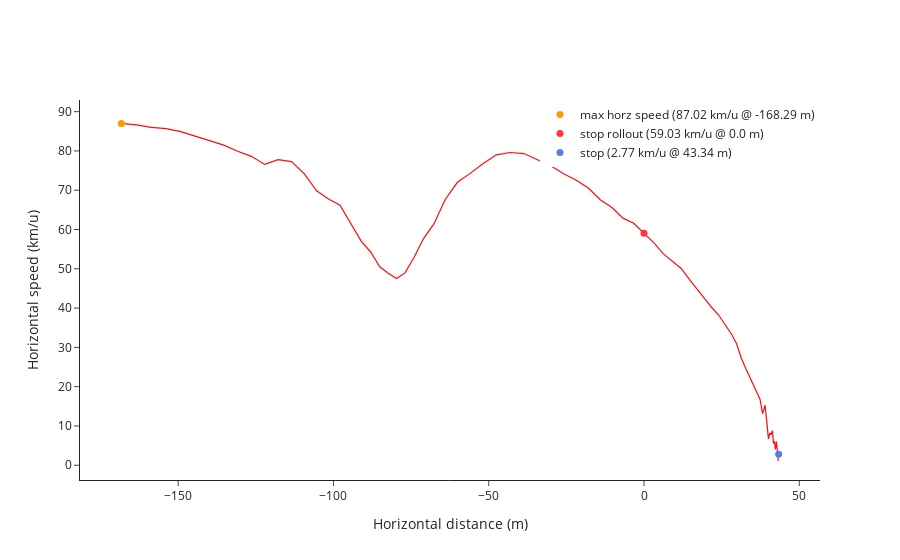

The cell this chart's notebook holds for it:
### Markdown cell above
### Horizontal Speed

This plot illustrates your horizontal speed throughout the maneuver, helping you identify areas where you can improve your speed and agility.

### Code cell
landing_viz.plt_speed()

### Figure 1 — Plotly figure (JSON) as saved in the notebook; plotly's stock layout.template omitted (floating-point values rounded to 4 significant figures)
{"data": [{"hovertemplate": "Horz speed: %{y:.2f} km/u <extra></extra>", "line": {"color": "#FF0B0B", "width": 1.2}, "showlegend": false, "type": "scatter", "x": [-168.3, -163.5, -158.7, -153.9, -149.2, -144.5, -139.9, -135.3, -130.9, -126.5, -122.1, -117.8, -113.5, -109.4, -105.4, -101.6, -97.89, -94.36, -91.09, -88.03, -85.11, -82.36, -79.67, -76.96, -74.1, -71.0, -67.66, -64.05, -60.15, -56.08, -51.88, -47.54, -43.13, -38.7, -34.33, -30.06, -25.88, -21.8, -17.83, -14.01, -10.32, -6.778, -3.33, 0, 3.196, 6.252, 9.16, 11.97, 14.66, 17.19, 19.58, 21.87, 24.02, 26.08, 27.98, 29.77, 31.38, 32.8, 34.1, 35.27, 36.36, 37.35, 38.17, 38.97, 39.62, 40.06, 40.48, 40.89, 41.34, 41.71, 42.03, 42.31, 42.64, 42.92, 43.07, 43.19, 43.23], "y": [87.02, 86.63, 86.01, 85.7, 84.91, 83.77, 82.52, 81.49, 79.92, 78.63, 76.57, 77.76, 77.29, 74.15, 69.85, 67.76, 66.2, 61.59, 57.05, 54.28, 50.53, 48.88, 47.53, 48.96, 52.8, 57.71, 61.42, 67.57, 71.96, 74.22, 76.73, 79.0, 79.6, 79.33, 77.71, 76.24, 74.18, 72.56, 70.49, 67.51, 65.6, 62.89, 61.61, 59.03, 56.61, 53.81, 51.78, 50.09, 47.26, 44.69, 42.18, 40.08, 38.24, 35.68, 33.61, 30.99, 27.17, 24.57, 22.38, 20.25, 18.76, 16.82, 13.12, 15.28, 10.28, 6.679, 8.186, 7.745, 8.809, 5.544, 6.086, 4.038, 6.048, 3.205, 2.826, 2.07, 1.08]}, {"marker": {"color": "#FF9900", "size": 7}, "mode": "markers", "name": "max horz speed (87.02 km/u @ -168.29 m)", "type": "scatter", "x": [-168.3], "y": [87.02]}, {"marker": {"color": "#FF3737", "size": 7}, "mode": "markers", "name": "stop rollout (59.03 km/u @ 0.0 m)", "type": "scatter", "x": [0], "y": [59.03]}, {"marker": {"color": "#5C7AEA", "size": 7}, "mode": "markers", "name": "stop (2.77 km/u @ 43.34 m)", "type": "scatter", "x": [43.34], "y": [2.775]}], "layout": {"autosize": true, "hovermode": "x unified", "legend": {"x": 1, "xanchor": "right", "y": 1, "yanchor": "top"}, "xaxis": {"autorange": true, "range": [-181.3, 56.37], "title": {"text": "Horizontal distance (m)"}, "type": "linear"}, "yaxis": {"autorange": true, "range": [-3.758, 93.0], "title": {"text": "Horizontal speed (km/u)"}, "type": "linear"}}}
